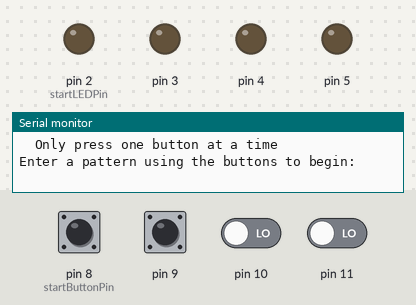
A sketch run on a simulated Arduino Uno, built with avr-gcc and run on an emulated ATmega328P. On the bench: output pins drawn as LEDs (lit = HIGH), the last lines printed to the serial monitor. Dashed ring = blinking. The test bench sets the inputs (shaded band); at power-on: pin 8 (startButtonPin), pin 9–11 LOW.

Above: at 1.2 s.
1.3 s: pin 8 (startButtonPin) pulled HIGH for 0.15 s
At 4.52 s:
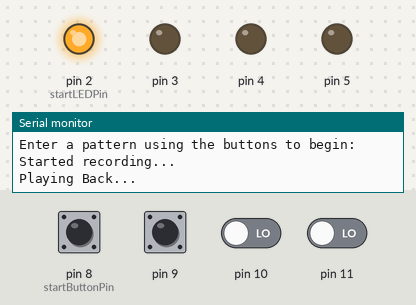
6.1 s: pin 9 pulsed HIGH 2 times (0.12 s each, 0.3 s apart)
At 9.58 s:
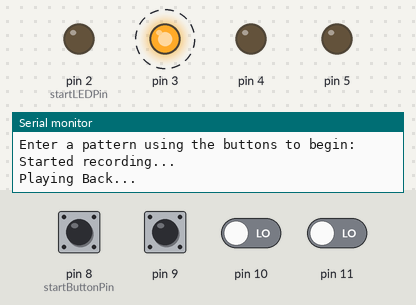
Timing chart, 0 to 11.4 s (numbered marks = the images above; inputs shaded):
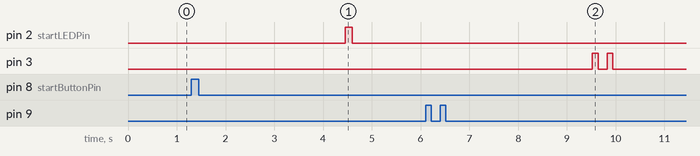

Measured:
- after the input at 1.3 s, pin 2 (startLEDPin): LOW → HIGH after 3.2 s, → LOW 0.15 s later
- after the input at 6.1 s, pin 3: alternates HIGH for 0.12 s and LOW for 0.18 s, 4 changes in all, then stays LOW, starting after 3.4 s

The sketch:

Play_Back.ino
```cpp
/*
 * Author: Patrick Creighton
 * Purpose: To light up LEDs that each correspond to a button, and
 *          to play back a pattern given by the user using the buttons
 *           - Further details given in the instructions
 * Materials: 4 LEDs with 330 ohm resistors, 4 buttons with 10K ohm resistors, jumper cables
 * Note: place buttons and LEDs in the pins immediately above their start pins
 */

// initializing constants
const int startLEDPin = 2;
const int startButtonPin = 8;
const int numLEDsAndButtons = 4; // place buttons and LEDs in the pins immediately above their start pins
const int longestPattern = 100; // max length that will play back

void setup() {
  Serial.begin(9600);

  for (int led = startLEDPin; led < startLEDPin + numLEDsAndButtons; led++) {
    pinMode(led, OUTPUT);
  }

  Serial.println("Play Back:");
  Serial.println("\tWill only play back up to 100 presses");
  Serial.println("\tStops automatically after 3 seconds without a button press");
  Serial.println("\tOnly press one button at a time\n");
}

// declaring variables used in the loop
int start;
unsigned long currentTime; // integer range is too small, use unsigned long to record time in milliseconds
int index;
int flag;

void loop() {
  int buttonPins[longestPattern]; // order of button presses (pin #)
  int pressPeriods[longestPattern]; // duration of button presses (ms)
  int delayPeriods[longestPattern]; // how long in between button presses (ms)
  start = false;
  index = 0;
  flag = 0;

  Serial.println("Enter a pattern using the buttons to begin:");
  while (!start) { // will not start recording until first button is pressed
    for (int button = startButtonPin; button < startButtonPin + numLEDsAndButtons; button++) {
      if (digitalRead(button) == HIGH) {
        Serial.println("Started recording...");

        currentTime = millis();
        while (digitalRead(button) == HIGH) {
          continue;
        }
        pressPeriods[index] = millis() - currentTime;

        currentTime = millis();
        buttonPins[index] = button;

        start = true;
        index++;
        break;
      }
    }
  }

  while (index < 100 && flag == 0) { // will not continue until arrays are full or 3 seconds pass
    delay(5); // to increase stability
    for (int button = startButtonPin; button < startButtonPin + numLEDsAndButtons; button++) {
      if (digitalRead(button) == HIGH) {
        delayPeriods[index - 1] = millis() - currentTime; // first period recorded after first button press

        currentTime = millis();
        while (digitalRead(button) == HIGH) {
          continue;
        }
        pressPeriods[index] = millis() - currentTime;

        currentTime = millis();
        buttonPins[index] = button;

        index++;
        break; // breaks out of loop as soon as button is pressed
      } else if (millis() - currentTime > 3000) {
        flag = 1;
        break; // breaks out of loop as soon as 3 seconds pass
      }
    }
  }

  index--; // so that index is equal to last index stored in array

  Serial.println("Playing Back...\n");

  for (int i = 0; i <= index; i++) {
    digitalWrite(buttonPins[i] - (startButtonPin - startLEDPin), HIGH); // converts from button to LED pins
    delay(pressPeriods[i]);
    digitalWrite(buttonPins[i] - (startButtonPin - startLEDPin), LOW);

    if (i != index) { // last period recorded is before last button press
      delay(delayPeriods[i]);
    }
  }
}
```
